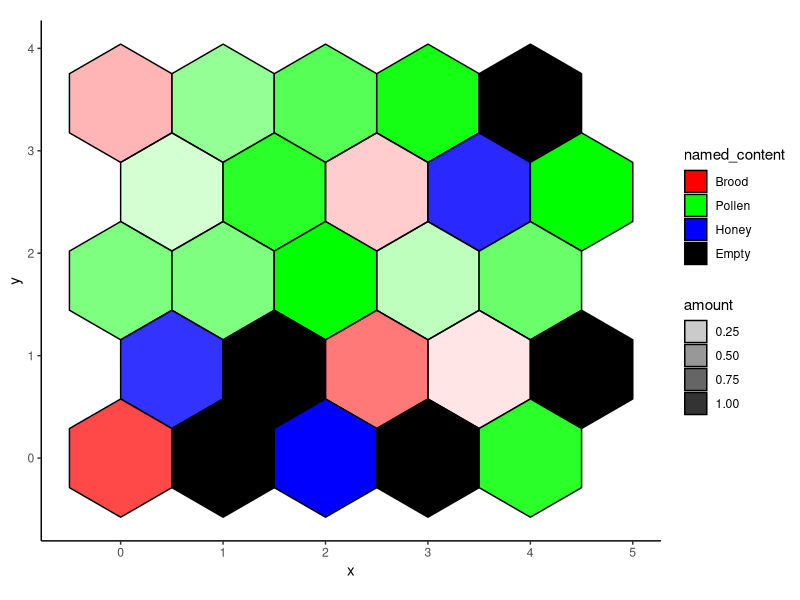
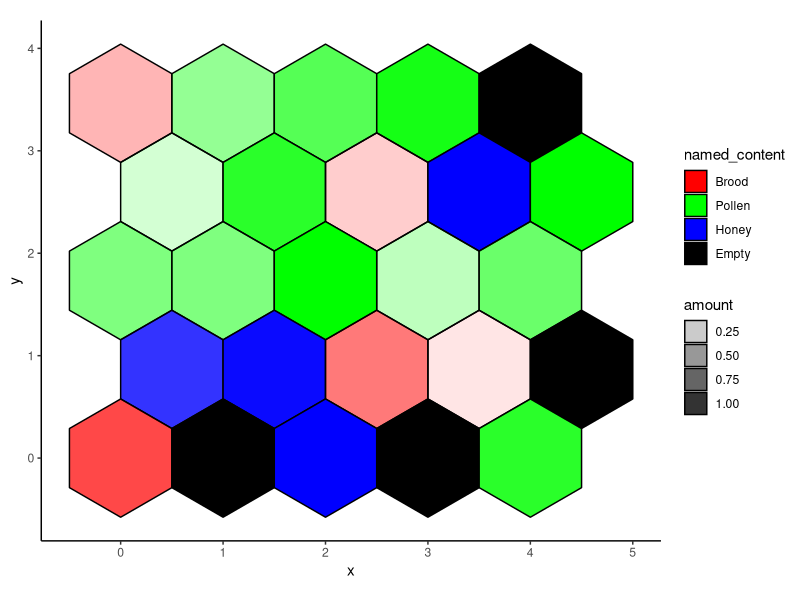
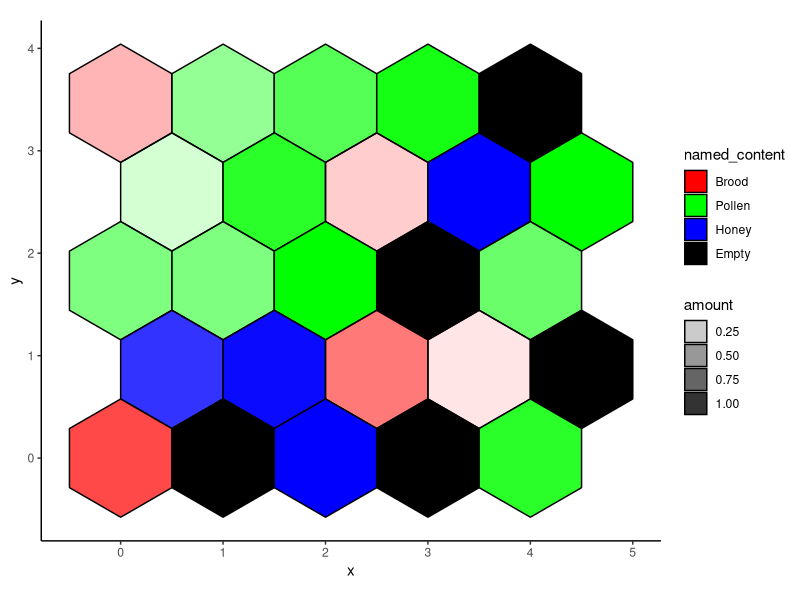
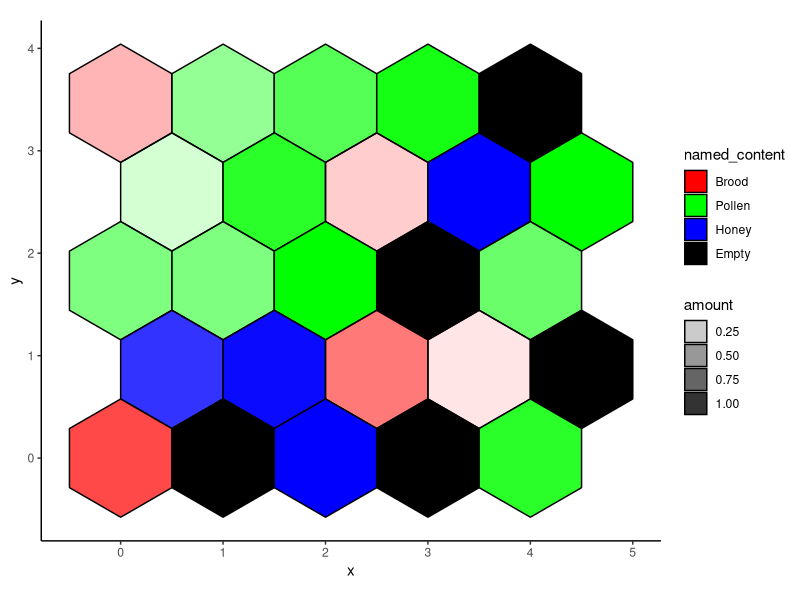
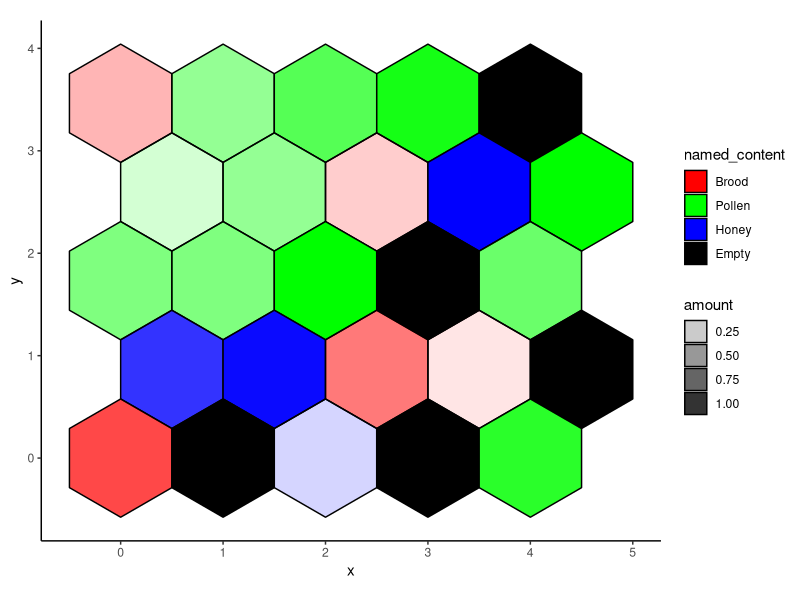
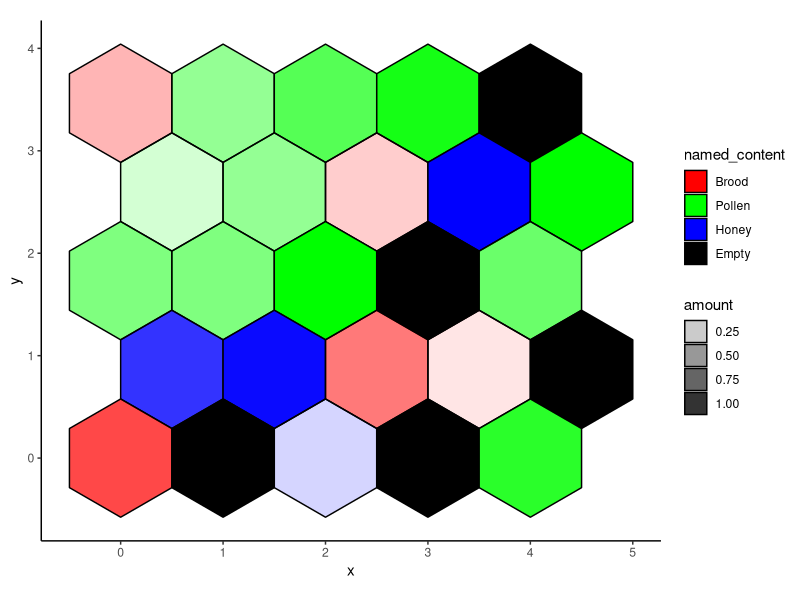
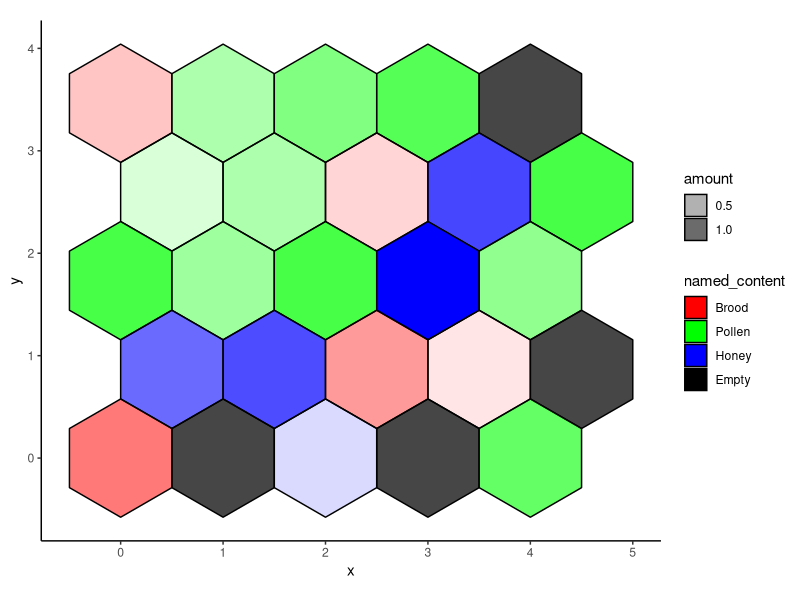
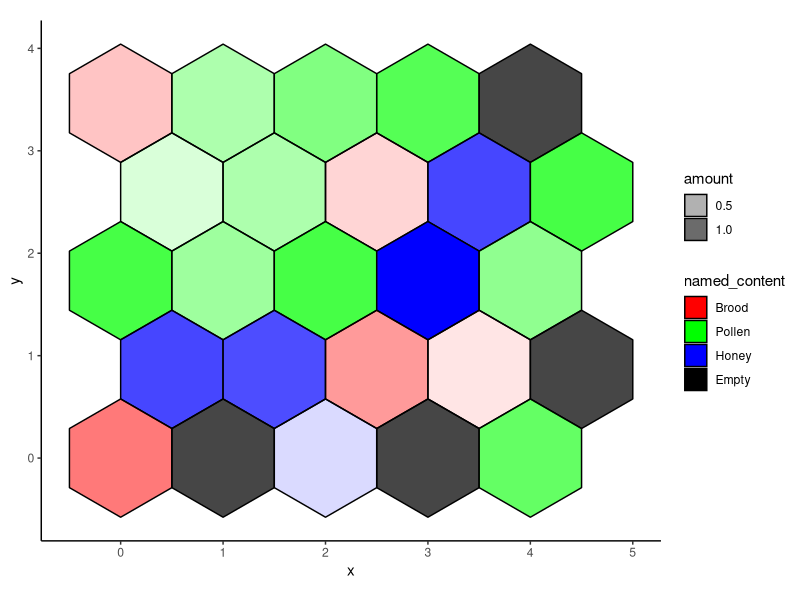

Here is the R script that generated these plots, in order: (Note: this script raises an error after producing the figures.)
## ---- chunk 1
library(tidyverse)
library(forcats)
library(reshape2)
library(R6)
## ---- chunk 2
BROOD <- 1
POLLEN <- 2
HONEY <- 3 
EMPTY <- 0

MAX_ROWS <- 5
MAX_COLS <- 5

MAX_HONEY <- 25
MAX_POLLEN <- 12
MAX_BROOD <- 21

TOTAL_DAILY_HONEY <- 833

POLLEN_RATIO <- 0.21

POLLEN_CONSUMPTION_RATIO <- 0.99
HONEY_CONSUMPTION_RATIO <- 0.59

N_BEES <- 2

#Only collecting during the day, eat all the time (Night and day coming later, all 12 for now)
HONEY_BY_HOUR_BY_BEE <- ceiling(TOTAL_DAILY_HONEY/N_BEES/12)
POLLEN_BY_HOUR_BY_BEE <- ceiling((TOTAL_DAILY_HONEY*POLLEN_RATIO)/N_BEES/12)

EATEN_HONEY_BY_HOUR_BY_BEE <- ceiling((TOTAL_DAILY_HONEY*HONEY_CONSUMPTION_RATIO)/N_BEES/12)
EATEN_POLLEN_BY_HOUR_BY_BEE <- ceiling((TOTAL_DAILY_HONEY*POLLEN_RATIO*POLLEN_CONSUMPTION_RATIO)/N_BEES/12)
## ---- chunk 3

types <- c("Brood", "Pollen", "Honey", "Empty")
#hive_colors <- c("#F3DAB1","#FFF966","#DE620B","#230F11")
hive_colors <- c("#FF0000","#00FF00","#0000FF","#000000")

hex_size <- 1

hex_center_xs <- rep_len(c(seq(from = 0, by = hex_size, length.out = MAX_ROWS),
                   seq(from = hex_size/2, by = hex_size, length.out = MAX_ROWS)), MAX_ROWS*MAX_COLS)

hex_center_ys <- sort(c(rep(seq(from = 0, by = hex_size*sqrt(3), length.out=ceiling(MAX_COLS/2)), MAX_ROWS),
            rep(seq(from = hex_size*sqrt(3)/2, by = hex_size*sqrt(3), length.out=floor(MAX_COLS/2)), MAX_ROWS)),decreasing = TRUE)

hex_x = cbind(hex_center_xs + 0, hex_center_xs + 0.5, hex_center_xs + 0.5,
              hex_center_xs + 0, hex_center_xs - 0.5, hex_center_xs - 0.5) 
hex_y = cbind(hex_center_ys - 1/(sqrt(3)), hex_center_ys - 1/(2*sqrt(3)), hex_center_ys + 1/(2*sqrt(3)),
              hex_center_ys + 1/(sqrt(3)), hex_center_ys + 1/(2*sqrt(3)), hex_center_ys - 1/(2*sqrt(3)))

hexdat_x <- melt(cbind(id = 1:length(hex_center_xs), as.data.frame(hex_x)), id.vars = "id", value.name = "x")
hexdat_y <- melt(cbind(id = 1:length(hex_center_ys), as.data.frame(hex_y)), id.vars = "id", value.name = "y")

hexdat <- full_join(hexdat_y, hexdat_x)

hex_center_xs_df <- melt(cbind(id = 1:length(hex_center_xs), as.data.frame(hex_center_xs)), id.vars = "id", value.name = "x")
hex_center_ys_df <- melt(cbind(id = 1:length(hex_center_ys), as.data.frame(hex_center_ys)), id.vars = "id", value.name = "y")

hexdat_centers <- full_join(hex_center_xs_df, hex_center_ys_df)

## ---- chunk 4

hive_matrix_to_graph <- function(hive_data){
  hive_df <- as.data.frame(as.table(hive)) %>% pivot_wider(names_from = Var3, values_from = Freq)
  colnames(hive_df) <- c("x","y","contents","amount")
  hive_df <- hive_df %>% mutate(id = 1:(MAX_COLS*MAX_ROWS)) %>% 
                         mutate(named_content = ifelse(contents == 0, "Empty",
                                                       ifelse(contents == 1, "Brood",
                                                              ifelse(contents == 2, "Pollen",
                                                                     ifelse(contents == 3, "Honey","???")))))
  new_hexdat <- full_join(hexdat,
                          hive_df %>% select(id,named_content,amount),
                          by="id") %>% mutate(named_content = fct_relevel(as.factor(named_content),types))
  
  new_hexdat <- new_hexdat %>% mutate(amount = ifelse(named_content == "Honey",amount/MAX_HONEY,
                                                      ifelse(named_content == "Pollen",amount/MAX_POLLEN,
                                                             ifelse(named_content == "Brood",amount/MAX_BROOD,1))))
  
  g <- ggplot(new_hexdat, aes(x, y)) + 
        geom_polygon(aes(group = id, fill = named_content, alpha = amount), colour = "black") +
        scale_fill_manual(values=hive_colors) +
        coord_fixed() +
        theme_classic()
  
  return(g)
}
## ---- chunk 5
make_random_hive <- function(){
  layer1 <- sample(c(EMPTY,BROOD,HONEY,POLLEN), MAX_ROWS*MAX_COLS, replace = TRUE, prob = c(1,1,1,1))
  
  rand_hive <- array(c(layer1,rep(EMPTY,MAX_ROWS*MAX_COLS)), dim = c(MAX_ROWS,MAX_COLS, 2))
  
  for(x in 1:MAX_ROWS){
    for(y in 1:MAX_COLS){
      layer2_val <- ifelse(rand_hive[x,y,1] == BROOD, sample(1:MAX_BROOD, 1),
                          ifelse(rand_hive[x,y,1] == HONEY, sample(1:MAX_HONEY,1),
                                 ifelse(rand_hive[x,y,1] == POLLEN, sample(1:MAX_POLLEN,1),
                                        0)))
      rand_hive[x,y,2] <- layer2_val
    }
  }
  
  return(rand_hive)
}
## ---- chunk 6

hex_move <- function(cur_X,cur_Y,prev_X,prev_Y){
  even_row_legal_hexes <- tibble(
                                x = c(cur_X,cur_X-1,cur_X,cur_X+1,cur_X+1,cur_X+1),
                                y = c(cur_Y-1,cur_Y,cur_Y+1,cur_Y+1,cur_Y,cur_Y-1)
                               )
  odd_row_legal_hexes <- tibble(
                                x = c(cur_X-1,cur_X-1,cur_X-1,cur_X,cur_X+1,cur_X),
                                y = c(cur_Y-1,cur_Y,cur_Y+1,cur_Y+1,cur_Y,cur_Y-1)
                               )
  
  #check if our row is even or odd
  if(cur_Y %% 2 == 0){
    legal_hexes <- even_row_legal_hexes
  }
  else{
    legal_hexes <- odd_row_legal_hexes
  }
  
  #Makes sure it can't move back to where it was, or to the last square it was on
  #Also R is 1 indexed, so it can't be 0 or less
  legal_hexes <- legal_hexes %>% filter(x > 0) %>% filter(y > 0) %>%
                                 filter(x <= MAX_ROWS) %>% filter(y <= MAX_COLS) %>%
                                 filter(!(x == prev_X & y == prev_Y))
  
  next_hex <- legal_hexes %>% sample_n(1)
  
  return(c(next_hex$x,next_hex$y))
}

## ---- chunk 7
Bee <- R6Class("Bee",
               public = list(
                 cur_X = NULL,
                 cur_Y = NULL,
                 prev_X = -1,
                 prev_Y = -1,
                 honey_to_deposit = HONEY_BY_HOUR_BY_BEE,
                 pollen_to_deposit = POLLEN_BY_HOUR_BY_BEE,
                 honey_to_eat = EATEN_HONEY_BY_HOUR_BY_BEE,
                 pollen_to_eat = EATEN_POLLEN_BY_HOUR_BY_BEE,
                 initialize = function(cur_X = NA, cur_Y = NA) {
                    self$cur_X <- cur_X
                    self$cur_Y <- cur_Y
                  },
                 move = function(){
                   next_hex <- hex_move(self$cur_X,self$cur_Y,self$prev_X,self$prev_Y)
                   
                   self$prev_X <- self$cur_X
                   self$prev_Y <- self$cur_Y
                   
                   self$cur_X <- next_hex[1]
                   self$cur_Y <- next_hex[2]
                   
                   #print(c(self$cur_X,self$cur_Y))
                 },
                 interact_with_comb = function(current_hive){
                   curr_fill <- current_hive[self$cur_X,self$cur_Y,1]
                   curr_val <- current_hive[self$cur_X,self$cur_Y,2]
                   
                   #If you end up on an empy hive
                   if(curr_fill == EMPTY){
                     #randomly select what to add, biased by the pollen ratio
                     what_to_add <- sample(c(HONEY,POLLEN),1,prob = c(1,POLLEN_RATIO))
                     
                     #Deposit only if you have something to deposit
                     if(what_to_add == HONEY && self$honey_to_deposit > 0){
                       current_hive[self$cur_X,self$cur_Y,1] <- HONEY
                       current_hive[self$cur_X,self$cur_Y,2] <- self$honey_to_deposit
                       #Set your own honey to 0
                       self$honey_to_deposit <- 0
                     } else if (what_to_add == POLLEN && self$pollen_to_deposit > 0){
                       current_hive[self$cur_X,self$cur_Y,1] <- POLLEN
                       current_hive[self$cur_X,self$cur_Y,2] <- self$pollen_to_deposit
                       #Set your own pollen to 0
                       self$pollen_to_deposit <- 0
                     }
                  
                  # If you land on honey...
                   } else if(curr_fill == HONEY){
                        #If you have honey to deposit do to, if it isn't full
                        if (self$honey_to_deposit > 0 && curr_val < MAX_HONEY){
                            #If you can add it all do it, otherwise only add part
                            if (curr_val + self$honey_to_deposit <= MAX_HONEY){
                              current_hive[self$cur_X,self$cur_Y,2] <- curr_val + self$honey_to_deposit
                              self$honey_to_deposit <- 0
                            } else{
                              current_hive[self$cur_X,self$cur_Y,2] <- MAX_HONEY
                              self$honey_to_deposit <- self$honey_to_deposit - (MAX_HONEY - curr_val)
                            }
                        # You are done putting it away then you can take
                        } else if(self$honey_to_deposit == 0 && self$honey_to_eat > 0){
                          # If you can eat enough do it otherwise only eat part
                          if (curr_val >= self$honey_to_eat){
                            current_hive[self$cur_X,self$cur_Y,2] <- curr_val - self$honey_to_eat
                            self$honey_to_eat <- 0
                            #If there is 0 left change to empty
                            if (curr_val - self$honey_to_eat == 0){
                              current_hive[self$cur_X,self$cur_Y,1] <- EMPTY
                            }
                          } else{
                            #If there isn't enough set it to empty and eat all you can
                            current_hive[self$cur_X,self$cur_Y,2] <- 0
                            current_hive[self$cur_X,self$cur_Y,1] <- EMPTY
                            self$honey_to_eat <- self$honey_to_eat - curr_val
                          }
                        }
                   } else if(curr_fill == POLLEN){
                        #If you have honey to deposit do to, if it isn't full
                        if (self$pollen_to_deposit > 0 && curr_val < MAX_POLLEN){
                            #If you can add it all do it, otherwise only add part
                            if (curr_val + self$pollen_to_deposit <= MAX_POLLEN){
                              current_hive[self$cur_X,self$cur_Y,2] <- curr_val + self$pollen_to_deposit
                              self$pollen_to_deposit <- 0
                            } else{
                              current_hive[self$cur_X,self$cur_Y,2] <- MAX_POLLEN
                              self$pollen_to_deposit <- self$pollen_to_deposit - (MAX_POLLEN - curr_val)
                            }
                        # You are done putting it away then you can take
                        } else if(self$pollen_to_deposit == 0 && self$pollen_to_eat > 0){
                          # If you can eat enough do it otherwise only eat part
                          if (curr_val >= self$pollen_to_eat){
                            current_hive[self$cur_X,self$cur_Y,2] <- curr_val - self$pollen_to_eat
                            self$pollen_to_eat <- 0
                            #If there is 0 left change to empty
                            if (curr_val - self$pollen_to_eat == 0){
                              current_hive[self$cur_X,self$cur_Y,1] <- EMPTY
                            }
                          } else{
                            #If there isn't enough set it to empty and eat all you can
                            current_hive[self$cur_X,self$cur_Y,2] <- 0
                            current_hive[self$cur_X,self$cur_Y,1] <- EMPTY
                            self$pollen_to_eat <- self$pollen_to_eat - curr_val
                          }
                        }
                   }
                   return(current_hive)
                 },
                 buzz = function(){
                   cat(paste0("Hello, I am a bee! I have:\n",
                              self$honey_to_deposit, " Honey \n",
                              self$pollen_to_deposit, " Pollen \n\n",
                              "I want to eat:\n",
                              self$honey_to_eat, " Honey \n",
                              self$pollen_to_eat, " Pollen \n\n",
                              "I am at: X = ", self$cur_X, " and Y = ", self$cur_Y, ".\n"))
                 }
               )
             )
## ---- chunk 8
bees <- list()

for(n in 1:N_BEES){
  bees <- append(bees, list(Bee$new(sample(1:MAX_ROWS, 1), sample(1:MAX_COLS, 1))))
}

#hive <- array(EMPTY, dim = c(MAX_ROWS,MAX_COLS, 2))'
hive <- make_random_hive()

hive[1,1,1] <- BROOD
hive[1,1,2] <- sample(1:MAX_BROOD,1)
hive[1,2,1] <- POLLEN
hive[1,2,2] <- sample(1:POLLEN,1)

colnames(hive) <- 1:MAX_COLS
rownames(hive) <- 1:MAX_ROWS

#
for(h in 1:24){
  #Bees move 6 times and hour, then they get refilled
  for(m in 1:6){
    for(i in 1:length(bees)){
      hive <- bees[[i]]$interact_with_comb(hive)
      bees[[i]]$move()
    }
    ggsave(paste0("hive_plots/hiveplot_",h,"_",m,".png"),hive_matrix_to_graph(hive))
  }
  #Then reset bees
  for(i in 1:length(bees)){
      bees[[i]]$honey_to_deposit <- HONEY_BY_HOUR_BY_BEE
      bees[[i]]$pollen_to_deposit <- POLLEN_BY_HOUR_BY_BEE
      bees[[i]]$honey_to_eat <- EATEN_HONEY_BY_HOUR_BY_BEE
      bees[[i]]$pollen_to_eat <- EATEN_POLLEN_BY_HOUR_BY_BEE
  }
}
